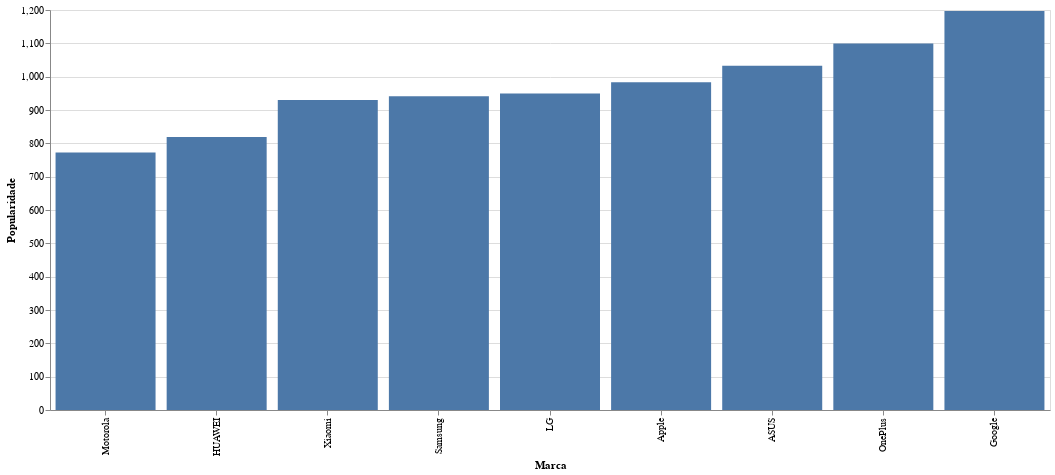

The notebook cell saved with this chart:
### Markdown cell above
## Popularidade das Marcas

<div style="text-align: justify">No gráfico de barras abaixo foi feita uma filtragem de 9 marcas mais conhecidas no Brasil. Observa-se que as 5 marcas mais populares foram a Google, OnePlus,  ASUS, Apple e LG, variando de 1200 à 950 pontos de popularidade, enquanto a marca menos popular possui 770 pontos. Sendo a Google uma das maiores empresas de tecnologia reconhecida por sua qualidade, ela pode conquistar tal posição mesmo possuindo pouquíssimos modelos de aparelhos e preços relativamente altos. Enquanto isso, a OnePlus, uma empresa pequena que já foi reconhecida por seus produtos de ótima qualidade com preços mais justos, também conseguiu um lugar de destaque em popularidade, ficando acima da Apple, uma marca consideravelmente maior.<div/>

### Code cell
brands = ["OnePlus", "Xiaomi", "LG", "Motorola", "Samsung", "HUAWEI", "Google", "ASUS", "Apple"]
filtered_data = data.query("year in [2020, 2021] and brand_name in @brands")
filtered_data = filtered_data.assign(year = filtered_data.release_date.map(lambda d: d.split("-")[0]))

alt.Chart(filtered_data).mark_bar().encode(
    x=alt.X("brand_name", title = "Marca", sort="y"),
    y=alt.Y("mean(popularity)", title="Popularidade"),
    tooltip=[
        alt.Tooltip("brand_name", title = "Marca"), 
        alt.Tooltip("mean(popularity)", title = "Popularidade")
    ]
).properties(width=1000, height=400).interactive()

### Figure 1 — Vega-Lite specification as saved in the notebook (floating-point values rounded to 4 significant figures; data arrays with more than 128 entries replaced by an {"elided": "..."} marker saying what was removed)
{"config": {"view": {"continuousWidth": 400, "continuousHeight": 300}}, "data": {"name": "data-0be25b8ddea2ec929c160c07ddc26d7a"}, "mark": "bar", "encoding": {"tooltip": [{"type": "nominal", "field": "brand_name", "title": "Marca"}, {"type": "quantitative", "aggregate": "mean", "field": "popularity", "title": "Popularidae"}], "x": {"type": "nominal", "field": "brand_name", "sort": "y", "title": "Marca"}, "y": {"type": "quantitative", "aggregate": "mean", "field": "popularity", "title": "Popularidade"}}, "height": 400, "selection": {"selector042": {"type": "interval", "bind": "scales", "encodings": ["x", "y"]}}, "width": 1000, "$schema": "https://vega.github.io/schema/vega-lite/v4.8.1.json", "datasets": {"data-0be25b8ddea2ec929c160c07ddc26d7a": {"elided": "224 records"}}}
